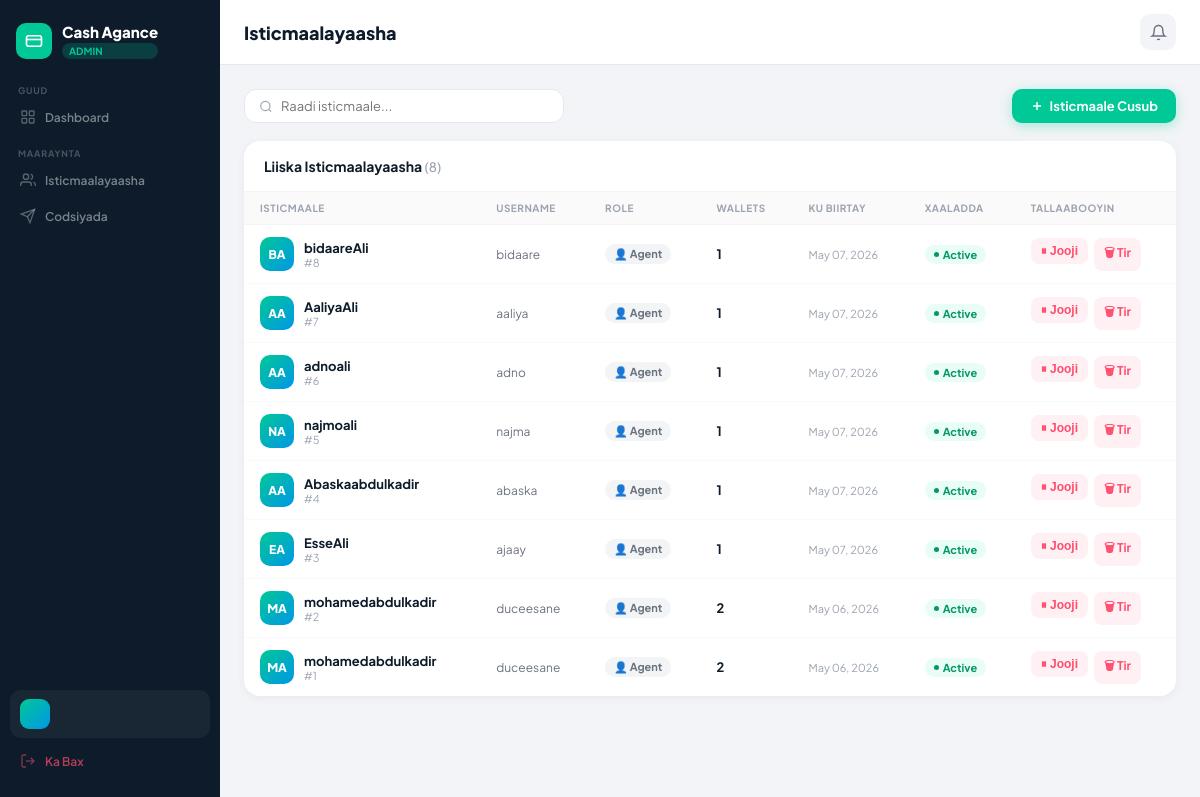
/list-user/, run on the app's committed database.
### dashboard/models.py (models this page shows, shortened)
class Wallet(models.Model):
    agent        = models.ForeignKey(User, on_delete=models.CASCADE, related_name='wallets')
    name         = models.CharField(max_length=100)
    logo         = models.CharField(max_length=10, default='WL')
    location     = models.CharField(max_length=200)
    epos_id      = models.CharField(max_length=50, unique=True)
    balance      = models.DecimalField(max_digits=12, decimal_places=2, default=0)
    block_amount = models.DecimalField(max_digits=12, decimal_places=2, default=0)
    commission   = models.DecimalField(max_digits=12, decimal_places=2, default=0)
    dep_rate     = models.DecimalField(max_digits=5, decimal_places=2, default=5.0)
    with_rate    = models.DecimalField(max_digits=5, decimal_places=2, default=2.0)
    is_active    = models.BooleanField(default=True)
    created_at   = models.DateTimeField(default=timezone.now)
    class Meta:
        ordering = ['-created_at']
        verbose_name = 'Wallet'
        verbose_name_plural = 'Wallets'

### dashboard/views.py (the view)
# urls.py: path("list-user/",views.list_user,name="list-user"),
def list_user(request):
    users = Wallet.objects.all()
    context = {
        "users":users
    }
    return render(request,"admin/users.html",context)

### templates/admin/users.html (shortened to what this page needs)
{% extends "admin/base_admin.html" %}
{% block page_title %}Isticmaalayaasha{% endblock %}
{% block content %}
<div style="display:flex;align-items:center;justify-content:space-between;margin-bottom:18px;flex-wrap:wrap;gap:10px;">
  <form method="get" style="display:flex;align-items:center;gap:8px;background:white;border-radius:12px;
                             padding:8px 14px;border:1.5px solid #e5e7eb;flex:1;max-width:320px;">
    <svg width="15" height="15" viewBox="0 0 24 24" fill="none" stroke="#9ca3af" stroke-width="2">
      <circle cx="11" cy="11" r="8"/><line x1="21" y1="21" x2="16.65" y2="16.65"/>
    </svg>
    <input name="q" value="{{ search }}" type="text" placeholder="Raadi isticmaale..."
           style="border:none;outline:none;font-size:13px;font-family:'Plus Jakarta Sans',sans-serif;
                  color:#0d1b2a;width:100%;background:transparent;">
  </form>
  <a href="{% url 'create-user' %}" class="btn-primary"
     style="display:flex;align-items:center;gap:6px;text-decoration:none;white-space:nowrap;">
    <svg width="14" height="14" viewBox="0 0 24 24" fill="none" stroke="white" stroke-width="2.5">
      <path d="M12 5v14M5 12h14"/>
    </svg>
    Isticmaale Cusub
  </a>
</div>
<div class="tcard">
  <div class="tcard-header">
    <span class="tcard-title">
      Liiska Isticmaalayaasha
      <span style="color:#9ca3af;font-weight:500;font-size:13px;">({{ users.count }})</span>
    </span>
  </div>
  {% if users %}
  <div class="twrap">
    <table>
      <thead>
        <tr>
          <th>Isticmaale</th>
          <th>Username</th>
          <th>Role</th>
          <th>Wallets</th>
          <th>Ku Biirtay</th>
          <th>Xaaladda</th>
          <th>Tallaabooyin</th>
        </tr>
      </thead>
      <tbody>
        {% for u in users %}
        <tr>
          <td>
            <div style="display:flex;align-items:center;gap:10px;">
              <div style="width:34px;height:34px;border-radius:10px;display:flex;align-items:center;
                          justify-content:center;font-size:12px;font-weight:800;color:white;flex-shrink:0;
                          background:linear-gradient(135deg,#00c896,#0097e6);">
                {{ u.agent.first_name|first|upper }}{{ u.agent.last_name|first|upper }}
              </div>
              <div>
                <div style="font-weight:700;color:#0d1b2a;font-size:13px;">
                  {{ u.agent.first_name }}{{u.agent.last_name}}
                </div>
                <div style="font-size:11px;color:#9ca3af;">#{{ u.pk }}</div>
              </div>
            </div>
          </td>
          <td style="font-size:12px;color:#6b7280;">{{ u.agent.username|default:"—" }}</td>
          <td>
            {% if u.is_superuser %}
              <span class="bdg" style="background:#fef3c7;color:#d97706;">👑 Superuser</span>
            {% elif u.is_staff %}
              <span class="bdg" style="background:#eff6ff;color:#3b82f6;">🛡 Admin</span>
            {% else %}
              <span class="bdg" style="background:#f3f4f6;color:#6b7280;">👤 Agent</span>
            {% endif %}
          </td>
          <td style="font-weight:700;">{{ u.agent.wallets.count }}</td>
          <td style="font-size:11px;color:#9ca3af;">{{ u.agent.date_joined|date:"M d, Y" }}</td>
          <td>
            {% if u.is_active %}
              <span class="bdg bdg-approved"><span class="bdg-dot" style="background:#059669;"></span>Active</span>
            {% else %}
              <span class="bdg bdg-rejected"><span class="bdg-dot" style="background:#ff4d6d;"></span>Suspended</span>
            {% endif %}
          </td>
          <td>
            <div style="display:flex;gap:6px;">
              <form method="post" action="#">
                <button type="submit" class="{% if u.is_active %}btn-reject{% else %}btn-approve{% endif %}"
                        title="{% if u.is_active %}Jooji{% else %}Hawlgeli{% endif %}"
                        style="padding:6px 10px;">
                  {% if u.is_active %}⏸ Jooji{% else %}▶ Hawlgeli{% endif %}
                </button>
              </form>
              {% if u != request.user %}
              <a href="#"
                 style="background:#fff0f3;color:#ff4d6d;border-radius:8px;padding:6px 10px;
                        font-size:12px;font-weight:700;text-decoration:none;display:inline-flex;align-items:center;">
                🗑 Tir
              </a>
              {% endif %}
            </div>
          </td>
        </tr>
        {% endfor %}
      </tbody>
    </table>
  </div>
  {% endif %}
</div>
{% endblock %}

### templates/admin/base_admin.html (style rules this page uses)
*,*::before,*::after { box-sizing:border-box;margin:0;padding:0; }
html,body { height:100%;font-family:'Plus Jakarta Sans',sans-serif;background:#f2f4f7; }
.tcard { background:white;border-radius:16px;box-shadow:0 2px 10px rgba(0,0,0,.05);overflow:hidden; }
.tcard-header { display:flex;align-items:center;justify-content:space-between;padding:16px 20px;border-bottom:1px solid #f3f4f6; }
.tcard-title { font-size:14px;font-weight:700;color:#0d1b2a; }
.twrap { overflow-x:auto; }
table { width:100%;border-collapse:collapse; }
thead th { text-align:left;font-size:10px;font-weight:700;color:#9ca3af;text-transform:uppercase;letter-spacing:.5px;padding:10px 16px;background:#fafafa;border-bottom:1px solid #f3f4f6; }
tbody td { padding:12px 16px;font-size:13px;color:#0d1b2a;border-bottom:1px solid #f9fafb;vertical-align:middle; }
tbody tr:last-child td { border-bottom:none; }
.bdg { display:inline-flex;align-items:center;gap:4px;padding:3px 9px;border-radius:20px;font-size:11px;font-weight:700; }
.bdg-approved { background:#e8fdf5;color:#059669; }
.bdg-dot { width:5px;height:5px;border-radius:50%; }
.btn-reject { background:#fff0f3;color:#ff4d6d;border:none;border-radius:8px;padding:6px 14px;font-size:12px;font-weight:700;cursor:pointer;transition:background .15s; }
.btn-primary { background:#00c896;color:white;border:none;border-radius:10px;padding:9px 18px;font-size:13px;font-weight:700;cursor:pointer;box-shadow:0 3px 12px rgba(0,200,150,.3); }

### data on the page
Wallet: agent.first_name|first "B", agent.last_name|first "A", agent.first_name "bidaare", agent.last_name "Ali", pk "8", agent.username "bidaare", agent.wallets.count "1", agent.date_joined "May 07, 2026", is_active True (drawn)
Wallet: agent.first_name|first "A", agent.last_name|first "A", agent.first_name "Aaliya", agent.last_name "Ali", pk "7", agent.username "aaliya", agent.wallets.count "1", agent.date_joined "May 07, 2026", is_active True (drawn)
Wallet: agent.first_name|first "A", agent.last_name|first "A", agent.first_name "adno", agent.last_name "ali", pk "6", agent.username "adno", agent.wallets.count "1", agent.date_joined "May 07, 2026", is_active True (drawn)
Wallet: agent.first_name|first "N", agent.last_name|first "A", agent.first_name "najmo", agent.last_name "ali", pk "5", agent.username "najma", agent.wallets.count "1", agent.date_joined "May 07, 2026", is_active True (drawn)
Wallet: agent.first_name|first "A", agent.last_name|first "A", agent.first_name "Abaska", agent.last_name "abdulkadir", pk "4", agent.username "abaska", agent.wallets.count "1", agent.date_joined "May 07, 2026", is_active True (drawn)
Wallet: agent.first_name|first "E", agent.last_name|first "A", agent.first_name "Esse", agent.last_name "Ali", pk "3", agent.username "ajaay", agent.wallets.count "1", agent.date_joined "May 07, 2026", is_active True (drawn)
Wallet: agent.first_name|first "M", agent.last_name|first "A", agent.first_name "mohamed", agent.last_name "abdulkadir", pk "2", agent.username "duceesane", agent.wallets.count "2", agent.date_joined "May 06, 2026", is_active True (drawn)
Wallet: agent.first_name|first "M", agent.last_name|first "A", agent.first_name "mohamed", agent.last_name "abdulkadir", pk "1", agent.username "duceesane", agent.wallets.count "2", agent.date_joined "May 06, 2026", is_active True (drawn)

### other printed values
{{ users.count }} "8"
